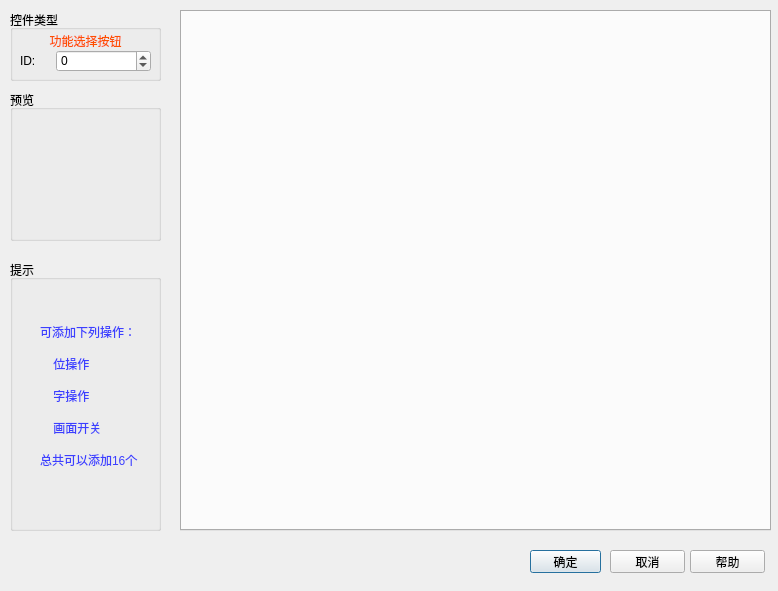
<?xml version="1.0" encoding="UTF-8"?>
<ui version="4.0">
 <class>qDropDownBox</class>
 <widget class="QDialog" name="qDropDownBox">
  <property name="geometry">
   <rect>
    <x>0</x>
    <y>0</y>
    <width>778</width>
    <height>591</height>
   </rect>
  </property>
  <property name="windowTitle">
   <string>Dialog</string>
  </property>
  <widget class="QGroupBox" name="groupBox_prompt">
   <property name="geometry">
    <rect>
     <x>10</x>
     <y>260</y>
     <width>151</width>
     <height>271</height>
    </rect>
   </property>
   <property name="title">
    <string>提示</string>
   </property>
   <widget class="QLabel" name="label">
    <property name="geometry">
     <rect>
      <x>30</x>
      <y>20</y>
      <width>111</width>
      <height>231</height>
     </rect>
    </property>
    <property name="styleSheet">
     <string notr="true">color: rgb(60, 63, 255);</string>
    </property>
    <property name="text">
     <string>可添加下列操作：

    位操作

    字操作

    画面开关

总共可以添加16个</string>
    </property>
   </widget>
  </widget>
  <widget class="QGroupBox" name="groupBox_ctlType">
   <property name="geometry">
    <rect>
     <x>10</x>
     <y>10</y>
     <width>151</width>
     <height>71</height>
    </rect>
   </property>
   <property name="title">
    <string>控件类型</string>
   </property>
   <widget class="QLabel" name="label_ctlType">
    <property name="geometry">
     <rect>
      <x>10</x>
      <y>20</y>
      <width>131</width>
      <height>21</height>
     </rect>
    </property>
    <property name="styleSheet">
     <string notr="true">color: rgb(255, 80, 0);</string>
    </property>
    <property name="text">
     <string>功能选择按钮</string>
    </property>
    <property name="alignment">
     <set>Qt::AlignCenter</set>
    </property>
   </widget>
   <widget class="QWidget" name="layoutWidget_2">
    <property name="geometry">
     <rect>
      <x>10</x>
      <y>40</y>
      <width>131</width>
      <height>22</height>
     </rect>
    </property>
    <layout class="QHBoxLayout" name="horizontalLayout">
     <item>
      <widget class="QLabel" name="label_3">
       <property name="maximumSize">
        <size>
         <width>30</width>
         <height>16777215</height>
        </size>
       </property>
       <property name="text">
        <string>ID:</string>
       </property>
      </widget>
     </item>
     <item>
      <widget class="QSpinBox" name="spinBox">
       <property name="minimum">
        <number>-1</number>
       </property>
       <property name="maximum">
        <number>100000</number>
       </property>
      </widget>
     </item>
    </layout>
   </widget>
  </widget>
  <widget class="QGroupBox" name="groupBox_preview">
   <property name="geometry">
    <rect>
     <x>10</x>
     <y>90</y>
     <width>151</width>
     <height>151</height>
    </rect>
   </property>
   <property name="title">
    <string>预览</string>
   </property>
   <widget class="QGraphicsView" name="graphicsView">
    <property name="geometry">
     <rect>
      <x>10</x>
      <y>20</y>
      <width>131</width>
      <height>121</height>
     </rect>
    </property>
    <property name="styleSheet">
     <string notr="true">background-color: rgba(255, 255, 255, 0);</string>
    </property>
   </widget>
  </widget>
  <widget class="QPushButton" name="accept">
   <property name="geometry">
    <rect>
     <x>530</x>
     <y>550</y>
     <width>71</width>
     <height>23</height>
    </rect>
   </property>
   <property name="text">
    <string>确定</string>
   </property>
   <property name="checkable">
    <bool>false</bool>
   </property>
   <property name="default">
    <bool>true</bool>
   </property>
  </widget>
  <widget class="QPushButton" name="cancel">
   <property name="geometry">
    <rect>
     <x>610</x>
     <y>550</y>
     <width>75</width>
     <height>23</height>
    </rect>
   </property>
   <property name="focusPolicy">
    <enum>Qt::NoFocus</enum>
   </property>
   <property name="text">
    <string>取消</string>
   </property>
  </widget>
  <widget class="QPushButton" name="help">
   <property name="geometry">
    <rect>
     <x>690</x>
     <y>550</y>
     <width>75</width>
     <height>23</height>
    </rect>
   </property>
   <property name="focusPolicy">
    <enum>Qt::NoFocus</enum>
   </property>
   <property name="text">
    <string>帮助</string>
   </property>
  </widget>
  <widget class="QTabWidget" name="tabWidget">
   <property name="geometry">
    <rect>
     <x>180</x>
     <y>10</y>
     <width>591</width>
     <height>521</height>
    </rect>
   </property>
  </widget>
 </widget>
 <resources/>
 <connections/>
</ui>
